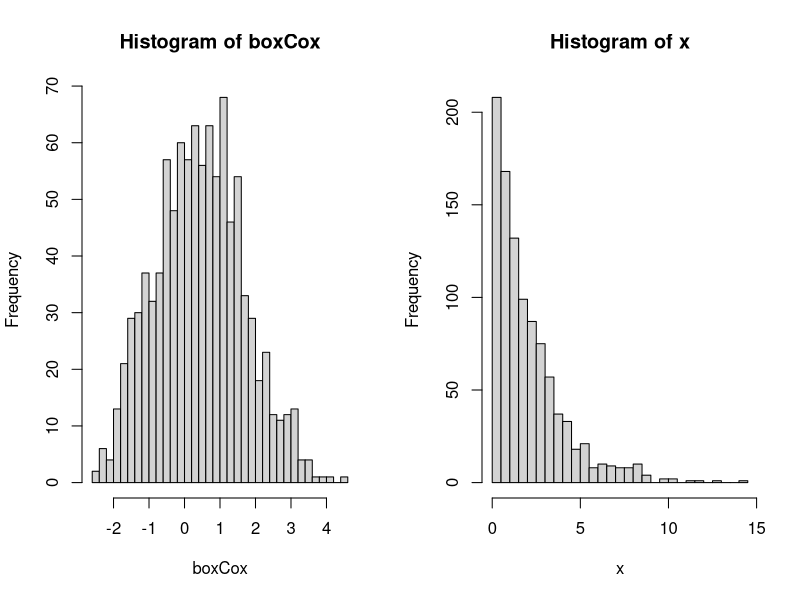

Write R code to recreate this figure.
# Set seed for reproducibility
set.seed(123)


################################################################################
# this function generates random data with a right skew
################################################################################
generate_data = function(){
  # Generate a right-skewed dataset using exponential distribution
  right_skewed_exp <- rexp(1000, rate = 0.5)  # rate parameter controls the spread
  
  # Generate a right-skewed dataset using gamma distribution
  #right_skewed_gamma <- rgamma(1000, shape = 2, rate = 0.5)  # shape < 3 gives a right skew
  
  return (right_skewed_exp)
  
}

data = generate_data()

head(data)

###############################################################################
# Manually applies a BoxCox transformation to nomalize the data
# Some models assume data is normally distributed and as such results 
# - can have bias when the assumption is wrong.
# It is a logarithmic transformation that stretches out the smaller range to 
# enlarge its variability. And it shrinks the larger range to reduce its variability.

# Here is the underlying function: # t(y) = (y^lambda - 1)/lambda
# lambda is a dynamic variable

###############################################################################

boxCox = function(data, l){
  x = data
  originalData = data
  
  # Plot the histograms to visualize the skewness
  par(mfrow = c(1, 2))  # Set up 1x2 plotting space
  
  lambda = l # this can be changed
  boxCox = (x^lambda - 1)/lambda
  
  hist(boxCox, breaks=30)
  hist(x, breaks=30)
    
}

boxCox(data, 0.35)
